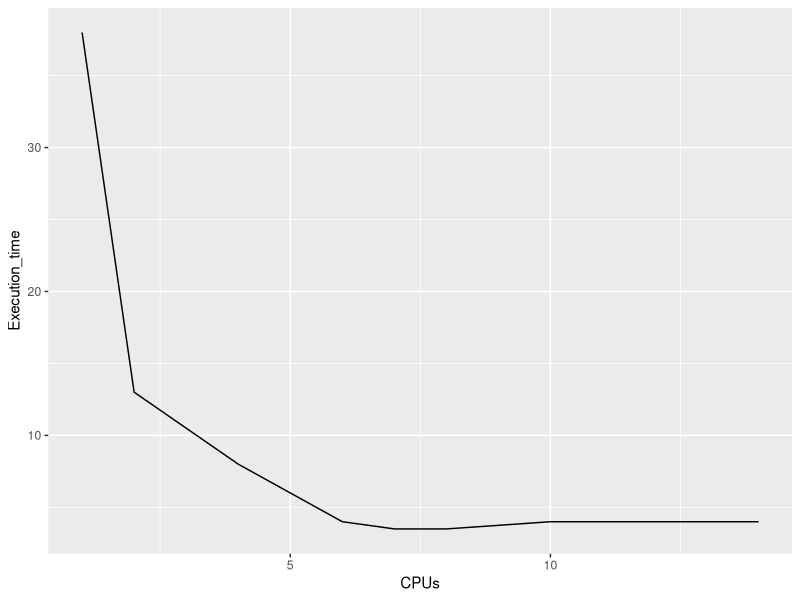

This chart was generated by the following R code:
## ---- chunk 1
knitr::opts_chunk$set(echo = TRUE)
## ---- chunk 2
library(ggplot2)
cat("Average run time chart according to the number of CPUs")
mean_values <- c(38,13,8,4,3.5,3.5,4,4,4)
df <- data.frame(CPUs = c(1,2,4,6,7,8,10,12,14),Execution_time = mean_values)
ggplot(df)+geom_line(aes(CPUs,Execution_time))
